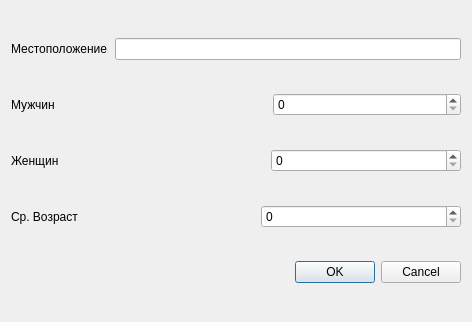
<?xml version="1.0" encoding="UTF-8"?>
<ui version="4.0">
 <class>DialogAudience</class>
 <widget class="QDialog" name="DialogAudience">
  <property name="geometry">
   <rect>
    <x>0</x>
    <y>0</y>
    <width>472</width>
    <height>322</height>
   </rect>
  </property>
  <property name="minimumSize">
   <size>
    <width>472</width>
    <height>322</height>
   </size>
  </property>
  <property name="maximumSize">
   <size>
    <width>472</width>
    <height>322</height>
   </size>
  </property>
  <property name="windowTitle">
   <string>Dialog</string>
  </property>
  <layout class="QVBoxLayout" name="verticalLayout">
   <item>
    <layout class="QHBoxLayout" name="horizontalLayout_6">
     <property name="spacing">
      <number>7</number>
     </property>
     <item>
      <widget class="QLabel" name="label_6">
       <property name="text">
        <string>Местоположение</string>
       </property>
      </widget>
     </item>
     <item>
      <widget class="QLineEdit" name="lineEdit_6"/>
     </item>
    </layout>
   </item>
   <item>
    <layout class="QHBoxLayout" name="horizontalLayout_5">
     <property name="spacing">
      <number>73</number>
     </property>
     <item>
      <widget class="QLabel" name="label_5">
       <property name="text">
        <string>Мужчин</string>
       </property>
      </widget>
     </item>
     <item>
      <widget class="QSpinBox" name="spinBox">
       <property name="maximum">
        <number>999999999</number>
       </property>
      </widget>
     </item>
    </layout>
   </item>
   <item>
    <layout class="QHBoxLayout" name="horizontalLayout_8">
     <property name="spacing">
      <number>70</number>
     </property>
     <item>
      <widget class="QLabel" name="label_8">
       <property name="text">
        <string>Женщин</string>
       </property>
      </widget>
     </item>
     <item>
      <widget class="QSpinBox" name="spinBox_2">
       <property name="maximum">
        <number>999999999</number>
       </property>
      </widget>
     </item>
    </layout>
   </item>
   <item>
    <layout class="QHBoxLayout" name="horizontalLayout_7">
     <property name="spacing">
      <number>50</number>
     </property>
     <item>
      <widget class="QLabel" name="label_7">
       <property name="text">
        <string>Ср. Возраст</string>
       </property>
      </widget>
     </item>
     <item>
      <widget class="QSpinBox" name="spinBox_3">
       <property name="maximum">
        <number>250</number>
       </property>
      </widget>
     </item>
    </layout>
   </item>
   <item>
    <widget class="QDialogButtonBox" name="buttonBox">
     <property name="minimumSize">
      <size>
       <width>450</width>
       <height>0</height>
      </size>
     </property>
     <property name="orientation">
      <enum>Qt::Horizontal</enum>
     </property>
     <property name="standardButtons">
      <set>QDialogButtonBox::Cancel|QDialogButtonBox::Ok</set>
     </property>
    </widget>
   </item>
  </layout>
 </widget>
 <resources/>
 <connections>
  <connection>
   <sender>buttonBox</sender>
   <signal>accepted()</signal>
   <receiver>DialogAudience</receiver>
   <slot>accept()</slot>
   <hints>
    <hint type="sourcelabel">
     <x>248</x>
     <y>254</y>
    </hint>
    <hint type="destinationlabel">
     <x>157</x>
     <y>274</y>
    </hint>
   </hints>
  </connection>
  <connection>
   <sender>buttonBox</sender>
   <signal>rejected()</signal>
   <receiver>DialogAudience</receiver>
   <slot>reject()</slot>
   <hints>
    <hint type="sourcelabel">
     <x>316</x>
     <y>260</y>
    </hint>
    <hint type="destinationlabel">
     <x>286</x>
     <y>274</y>
    </hint>
   </hints>
  </connection>
 </connections>
</ui>
